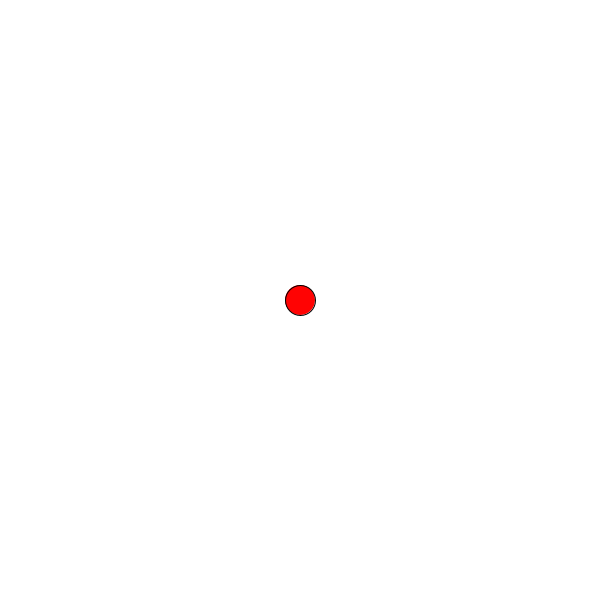
Frame 1 (no input)
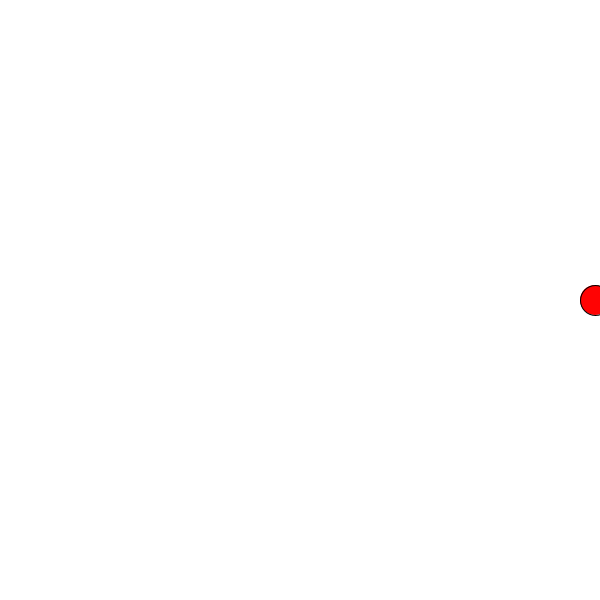
Frame 60 (the mouse pressed at the canvas centre just before this capture)
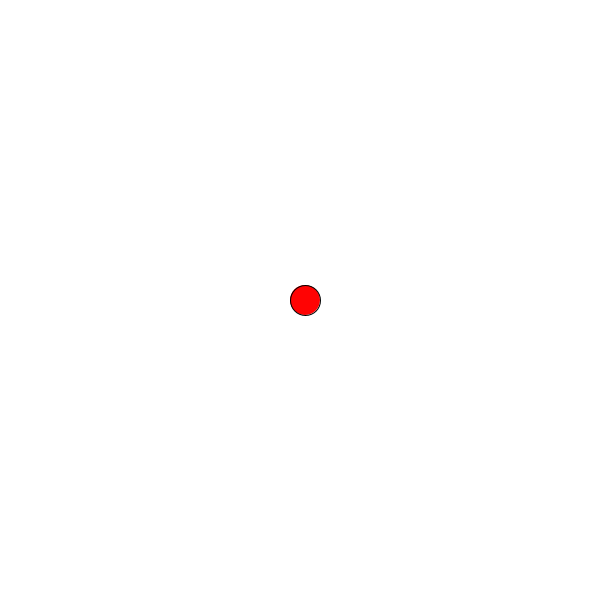
Frame 120 (the mouse held since frame 60 and released just before this capture)

The Processing sketch that drew these frames (run headless with seeded random() and noise(); from frame 60 on, the mouse is pressed at the canvas centre):

// Processing sketch: Pong
// ── Pong.pde
int ballx = 300;
int ballvelocity = 5;
void setup() {
size(600, 600);
background(#FFFFFF);
}
void draw() {
  background(#FFFFFF);
fill (#FF0303);
stroke(#000000);
ellipse(ballx, 300, 30, 30);
ballx = ballx + ballvelocity;
if (ballx >= width) {
ballvelocity = -5;
}
else if (ballx <= 0) {
ballvelocity = 5;
}
}
